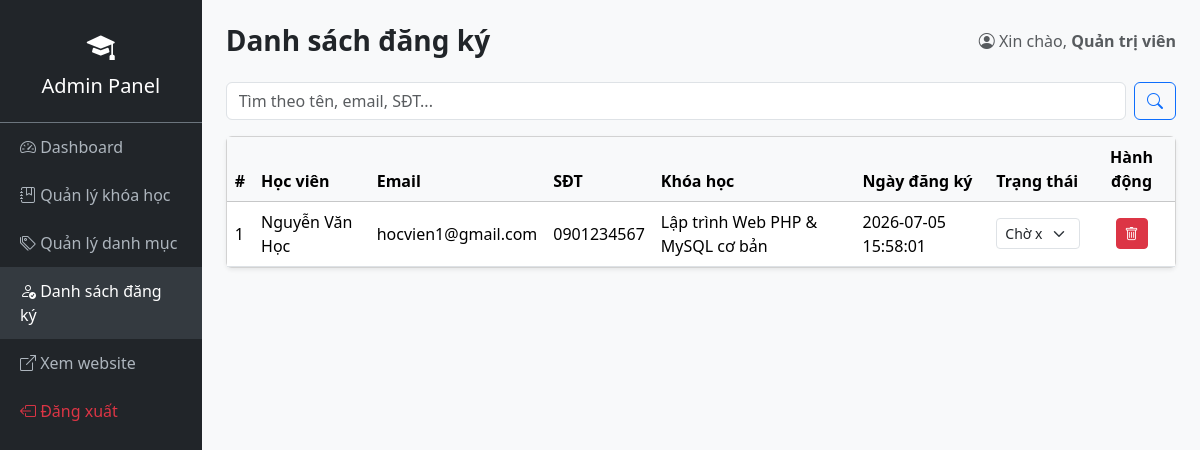
The app's page /admin/dang-ky/index.php (signed in) with its own data.
### tables this page shows
CREATE TABLE hoc_vien_dang_ky (
    id INT AUTO_INCREMENT PRIMARY KEY,
    khoa_hoc_id INT NOT NULL,
    ho_ten VARCHAR(100) NOT NULL,
    email VARCHAR(100) NOT NULL,
    so_dien_thoai VARCHAR(20) NOT NULL,
    ghi_chu VARCHAR(255) DEFAULT NULL,
    trang_thai VARCHAR(20) DEFAULT 'cho_xu_ly',  
    ngay_dang_ky DATETIME DEFAULT CURRENT_TIMESTAMP,
    CONSTRAINT fk_dangky_khoahoc FOREIGN KEY (khoa_hoc_id)
        REFERENCES khoa_hoc(id) ON DELETE CASCADE ON UPDATE CASCADE
);

CREATE TABLE khoa_hoc (
    id INT AUTO_INCREMENT PRIMARY KEY,
    danh_muc_id INT NOT NULL,
    ten_khoa_hoc VARCHAR(150) NOT NULL,
    mo_ta TEXT DEFAULT NULL,
    giang_vien VARCHAR(100) DEFAULT NULL,
    hoc_phi DECIMAL(10,2) NOT NULL DEFAULT 0,
    thoi_luong VARCHAR(50) DEFAULT NULL,  
    hinh_anh VARCHAR(255) DEFAULT NULL,
    so_luong_toi_da INT DEFAULT 30,
    ngay_khai_giang DATE DEFAULT NULL,
    trang_thai TINYINT(1) DEFAULT 1,  
    created_at DATETIME DEFAULT CURRENT_TIMESTAMP,
    CONSTRAINT fk_khoahoc_danhmuc FOREIGN KEY (danh_muc_id)
        REFERENCES danh_muc(id) ON DELETE CASCADE ON UPDATE CASCADE
);

### admin/dang-ky/index.php (the view, shortened to what this page needs)
<?php
require_once __DIR__ . '/../../config/database.php';
$keyword = trim($_GET['q'] ?? '');
$sql = "SELECT dk.*, kh.ten_khoa_hoc FROM hoc_vien_dang_ky dk
        JOIN khoa_hoc kh ON dk.khoa_hoc_id = kh.id";
$params = [];
$sql .= " ORDER BY dk.ngay_dang_ky DESC";
$stmt = $pdo->prepare($sql);
$stmt->execute($params);
$danh_sach = $stmt->fetchAll();
require_once __DIR__ . '/../includes/admin_header.php';
?>
<form class="d-flex mb-3" method="GET">
    <input type="search" name="q" class="form-control me-2" placeholder="Tìm theo tên, email, SĐT..."
           value="<?= htmlspecialchars($keyword) ?>">
    <button class="btn btn-outline-primary"><i class="bi bi-search"></i></button>
</form>
<div class="card shadow-sm">
    <div class="table-responsive">
        <table class="table table-hover align-middle mb-0">
            <thead class="table-light">
                <tr>
                    <th>#</th>
                    <th>Học viên</th>
                    <th>Email</th>
                    <th>SĐT</th>
                    <th>Khóa học</th>
                    <th>Ngày đăng ký</th>
                    <th>Trạng thái</th>
                    <th class="text-center">Hành động</th>
                </tr>
            </thead>
            <tbody>
                <?php foreach ($danh_sach as $i => $dk): ?>
                    <tr>
                        <td><?= $i + 1 ?></td>
                        <td><?= htmlspecialchars($dk['ho_ten']) ?></td>
                        <td><?= htmlspecialchars($dk['email']) ?></td>
                        <td><?= htmlspecialchars($dk['so_dien_thoai']) ?></td>
                        <td><?= htmlspecialchars($dk['ten_khoa_hoc']) ?></td>
                        <td><?= htmlspecialchars($dk['ngay_dang_ky']) ?></td>
                        <td>
                            <form method="POST" class="d-flex gap-1">
                                <select name="trang_thai" class="form-select form-select-sm" onchange="this.form.submit()">
                                    <option value="cho_xu_ly" <?= $dk['trang_thai'] === 'cho_xu_ly' ? 'selected' : '' ?>>Chờ xử lý</option>
                                </select>
                            </form>
                        </td>
                        <td class="text-center">
                            <a href="index.php?delete=<?= $dk['id'] ?>" class="btn btn-sm btn-danger"
                               onclick="return confirm('Xóa lượt đăng ký này?')">
                                <i class="bi bi-trash"></i>
                            </a>
                        </td>
                    </tr>
                <?php endforeach; ?>
            </tbody>
        </table>
    </div>
</div>
<?php require_once __DIR__ . '/../includes/admin_footer.php'; ?>

### dang-ky-khoa-hoc/assets/css/style.css (style rules this page uses)
body { font-family: 'Segoe UI', Roboto, Arial, sans-serif; background-color: #f8f9fa; }

### records on screen
hoc_vien_dang_ky: ho_ten "Nguyễn Văn Học", email "hocvien1@gmail.com", so_dien_thoai "0901234567", khoa_hoc.ten_khoa_hoc "Lập trình Web PHP & MySQL cơ bản", ngay_dang_ky "2026-07-05 15:58:01", trang_thai "Chờ xử lý"

### other values on screen
$page_title "Danh sách đăng ký"
$_SESSION['admin_name'] "Quản trị viên"
